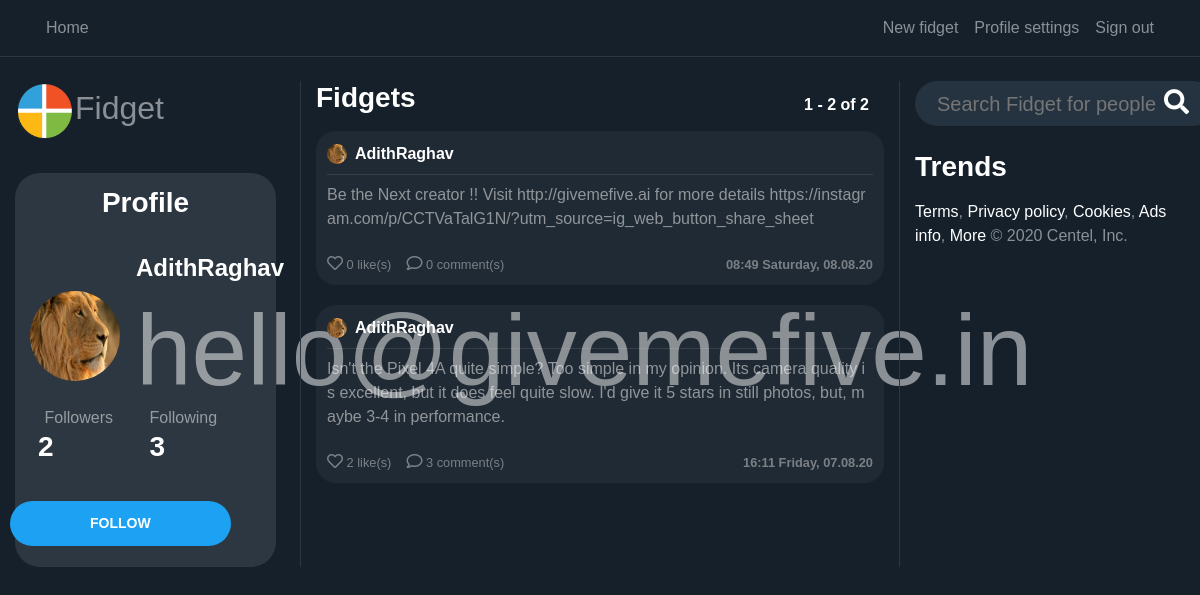
The page /user/AdithRaghav (signed in) on the database its author committed.
### users/models.py (models this page shows, shortened)
class Profile(models.Model):
    user = models.OneToOneField(User, on_delete=models.CASCADE)
    image = models.ImageField(default='default.png', upload_to='profile_pics')
    @property
    def followers(self):
        return Follow.objects.filter(follow_user=self.user).count()
    @property
    def following(self):
        return Follow.objects.filter(user=self.user).count()

### blog/models.py (models this page shows, shortened)
class Post(models.Model):
    content = models.TextField(max_length=1000)
    date_posted = models.DateTimeField(default=timezone.now)
    author = models.ForeignKey(User, on_delete=models.CASCADE)
    likes= models.IntegerField(default=0)
    dislikes= models.IntegerField(default=0)
    @property
    def number_of_comments(self):
        return Comment.objects.filter(post_connected=self).count()

### blog/views.py (the view, shortened to what this page needs)
# urls.py: path('user/<str:username>', UserPostListView.as_view(), name='user-posts'),
class UserPostListView(LoginRequiredMixin, ListView):
    model = Post
    template_name = 'blog/user_posts.html'
    context_object_name = 'posts'
    paginate_by = PAGINATION_COUNT
    def visible_user(self):
        return get_object_or_404(User, username=self.kwargs.get('username'))
    def get_context_data(self, **kwargs):
        visible_user = self.visible_user()
        logged_user = self.request.user
        print(logged_user.username == '', file=sys.stderr)
        if logged_user.username == '' or logged_user is None:
            can_follow = False
        else:
            can_follow = (Follow.objects.filter(user=logged_user,
                                                follow_user=visible_user).count() == 0)
        data = super().get_context_data(**kwargs)
        data['user_profile'] = visible_user
        data['can_follow'] = can_follow
        return data
    def get_queryset(self):
        user = self.visible_user()
        return Post.objects.filter(author=user).order_by('-date_posted')

### blog/templates/blog/user_posts.html
{% extends "blog/home.html" %}

### blog/templates/blog/home.html (shortened to what this page needs)
{% extends "blog/base.html" %}
{% load static %}
{% block content %}
    <div class="row">
        <div class="col-12 col-md-3 pr-4 dont-move">
            <a href="/"> <h2><img class="img-fluid" width="60" src="{% static 'blog/logo.png' %}">Fidget</h2></a><br>
            <div class="profile-section">
            <h3 class="white-important p-2" style="text-align: center;">
                Profile
            </h3>
            <article class="media content-section" style="height: 140px; width: 100%">
                {%  if user_profile != None %}
                    <div class="mt-2 d-flex full-width align-items-center">
                        <img
                           class="rounded-circle mr-3 img-fluid"
                           style="width: 90px; height: 90px;"
                           src="{{ user_profile.profile.image.url }}">
                        <div>
                            <h4 style="text-align: left"
                                    class="white-important">
                                {{ user_profile.username }}
                            </h4>
                            <h6 style="text-align: left"
                                    class="email-profile">
                                {{ user.email }}
                            </h6>
                        </div>
                    </div>
                {%  endif %}
            </article>
            <article class="media content-section">
                <div class="row full-width pl-2">
                    <div class="col-6" style="text-align: center;">
                            Followers
                    </div>
                    <div class="col-6">
                            Following
                    </div>
                    {%  if user_profile != None %}
                        <div class="col-6">
                            <h3 class="white-important follow-click">
                                <a href="{% url 'user-followers' user_profile.username %}">
                                    {{ user_profile.profile.followers }}
                                </a>
                            </h3>
                        </div>
                         <div class="col-6">
                            <a href="{% url 'user-follows' user_profile.username %}">
                                <h3 class="white-important follow-click">
                                    {{ user_profile.profile.following }}
                                </h3>
                            </a>
                        </div>
                    {%  endif %}
                </div>
            </article>
            <div class="d-flex">
                {%  if user_profile is not None and user_profile.id != user.id  and user.username != '' %}
                    <form method="POST">
                        <div class="form-group">
                            <button style="margin-left: -10px" class="btn btn-sm btn-outline-primary"
                                    name="{% if can_follow %}follow{% else %}unfollow{% endif %}"
                                    type="submit">
                                 {% if can_follow %}
                                     FOLLOW
                                 {% else %}
                                     UNFOLLOW
                                 {% endif %}
                            </button>
                        </div>
                    </form>
                {% endif %}
            </div>
            </div>
        </div>
        <div class="col-12 col-md-6 scrollable" >
            <div class="full-width row">
                <div class="col-6">
                    <h3 class="white-important mb-3">
                        Fidgets
                    </h3>
                </div>
                 <div class="col-6 no-padding">
                    <h6
                            style="position: absolute; bottom: 0; right: 0"
                            class="white-important mb-3">
                        {{ page_obj.start_index }} - {{ page_obj.end_index }} of
                        {{ paginator.count }}
                    </h6>
                </div>
            </div>
            {% for post in posts %}
                <article class="media content-section hovered-tweet">
                <div style="width: 100%; word-break: break-all;">
                    <div class="pb-2 row m-0" style="width: 100%; margin-right: 0 !important;">
                       <div
                               style="padding-left: 0px !important;"
                               class="col-8 no-padding d-flex align-items-center">
                           <img
                               class="rounded-circle mr-2"
                               style="width: 20px; height: 20px;"
                               src="{{ post.author.profile.image.url }}">
                           <a class="mr-2 white-important" href="{% url 'user-posts' post.author %}">
                               {{ post.author }}
                           </a>
                       </div>
                       <div class="col-4 d-flex flex-row-reverse no-padding align-items-center"
                            style="padding-right: 0 !important;">
                       </div>
                   </div>
                    <div
                            class="mb-2"
                            style="width: 100%; height: 1px; background-color: rgba(255, 255, 255, 0.1)"></div>
                    <a
                            style="color: rgba(255, 255, 255, 0.5) !important;"
                            href="{% url 'post-detail' post.id %}">
                        <p class="mb-4">
                            {{ post.content }}
                        </p>
                    </a>
                        <div class="row">
                            <div class="col-6" style="display: flex;">
                                <small style="opacity: 0.4;">
                                    <a href="#" onClick="document.getElementById('likebutton').submit()">
                                            {% if post.likes == 1  %}
                                            <i style="color: red; font-size: 16px;" class="far fa-heart"></i>
                                            {% else %}
                                            <i style=" font-size: 16px;" class="far fa-heart"></i>
                                            {% endif %}
                                             {{post.likes}} like(s)
                                    </a>
                                </small>
                                <small style="opacity: 0.4; margin-left:15px;">
                                    <a href="/post/{{post.id}}/">
                                        <i style=" font-size: 16px;" class="far fa-comment"></i> {{ post.number_of_comments }} comment(s)
                                    </a>
                                </small>
                            </div>
                            <div class="col-6">
                                <small
                                        style="opacity: 0.4;"
                                    class="white-important d-flex full-width flex-row-reverse">
                                    {{ post.date_posted | date:"H:i l, d.m.y" }}
                                </small>
                            </div>
                        </div>
                </div>
                </article>
            {% endfor %}
        </div>
        <div class="col-12 col-md-3 dont-move">
            <form action="{% url 'search' %}" method="post">{% csrf_token %}
                <div class="search-container">
                    <div class="search">
                    <input required name="search" type="text" id="zip-code-input" placeholder="Search Fidget for people">
                    <button type="submit" style="border:0; background: transparent;"><i class="fa fa-search"></i> </button> </a>
                </form>
              </div>
            </div>
            <h3 class="white-important mb-3 mt-4"> Trends </h3>
                <p><a href="">Terms</a>,
<a href="">Privacy policy</a>,
<a href="">Cookies</a>,
<a href="">Ads info</a>,
<a href="">More</a>
© 2020 Centel, Inc.</p>
        </div>
    </div>
{% endblock content %}

### blog/static/blog/main.css (style rules this page uses)
:root { --muted-color: rgba(255, 255, 255, 0.5); }
body { background: #15202b; color: var(--muted-color); margin-top: 5rem; }
h1, h2, h3, h4, h5, h6 { color: var(--muted-color); }
.content-section { padding: 10px 10px; margin-bottom: 20px; }
.no-padding { padding: 0 !important; }
a { color: white; text-underline: none; text-decoration: none !important; }
article { border-radius: 4px; }
.white-important { color: white; font-weight: bold; }
.full-width { width: 100% }
.btn-outline-primary { border-color: white; color: white !important; padding: 12px 80px 12px 80px; font-weight: bold; background-color: #1da1f2; border:0; border-radius: 25px; }
.hovered-tweet { background-color: #90909017; border-radius: 20px; }
.hovered-tweet { border: 1px solid transparent; }
.profile-section { background-color: #2d3741; padding: 5px; border-radius: 25px; }
.scrollable { overflow-y: auto; border-left: 1px solid #2d3741; border-right: 1px solid #2d3741; }
.email-profile { font-size: 100px; word-wrap: break-word; }

### blog/static/blog/style.css (style rules this page uses)
body { font-family: Arial, Helvetica, sans-serif; height: 100vh; margin: 0; padding: 0; }
.search-container { width: 300px; height: 45px; background-color: #253341; border-radius: 30px; display: flex; }
.search-container input { width: 100%; font-size: 20px; background-color: transparent; border: 0; color: white; }
.search-container .search { flex-grow: 1; display: flex; align-items: center; padding-left: 20px; padding-right: 20px; }
.search i { font-size: 25px; color: white; }
.search i { cursor: pointer; }

### rows shown on the page
Post: author.profile.image (picture), author "AdithRaghav", content "Be the Next creator !! Visit http://givemefive.ai for more details https://instagram.com/p/CCTVaTalG1N/?utm_source=ig_web_button_share_sheet", likes "0", number_of_comments "0", date_posted "08:49 Saturday, 08.08.20"
Post: author.profile.image (picture), author "AdithRaghav", content "Isn't the Pixel 4A quite simple? Too simple in my opinion. Its camera quality is excellent, but it does feel quite slow. I'd give it 5 stars in still photos, but, maybe 3-4 in performance.", likes "2", number_of_comments "3", date_posted "16:11 Friday, 07.08.20"

### other values the page prints
{{ user_profile.username }} "AdithRaghav"
{{ user.email }} "hello@givemefive.in"
{{ user_profile.profile.followers }} "2"
{{ user_profile.profile.following }} "3"
{{ page_obj.start_index }} "1"
{{ page_obj.end_index }} "2"
{{ paginator.count }} "2"
